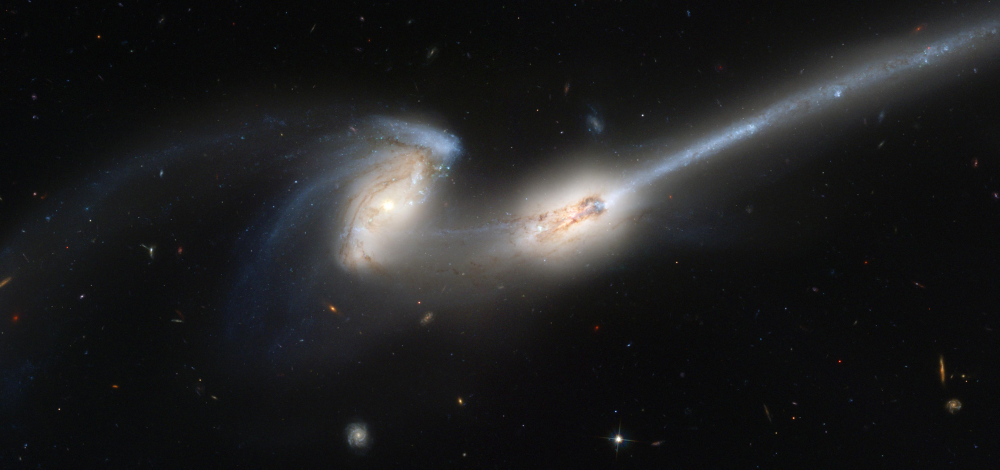
#> input picture Dataset/Galaxies/[ORIGINAL] - [NASA ID=0203049].jpg, 3000 x 1408 px, found by its file name (shown at 1/3 size); its folder holds 4 pictures in this run
$ python image_utils.py
#> lines starting #> are read from the running program, lines starting #| are printed output that depends on the picture
from PIL import Image, ImageFile, ImageOps
from pathlib import Path
import os
import math
import shutil


def resize_image(img_path: Path, out_img_path: Path, width: int, height: int) -> None:
#> called with width = 750, height = 750
    image = Image.open(img_path)
#> image is the input picture: PIL image 3000x1408 RGB; mean R, G, B 31, 31.2, 32.1

    # NOTE: Formatting the file name for better clarity
    out_path = out_img_path.with_name(file.name.replace('[ORIGINAL]', '[RESIZED]'))

    resized_image = image.resize((width, height))
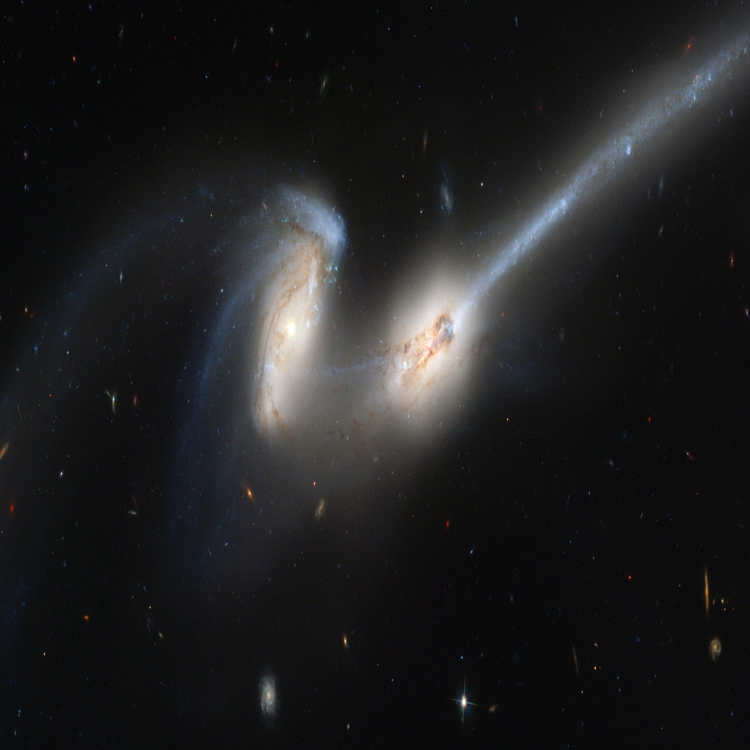
#> resized_image: PIL image 750x750 RGB; mean R, G, B 31, 31.2, 32.1
    resized_image.save(out_path)


def rotate_image(img_path: Path, out_img_path: Path) -> None:
    image = Image.open(img_path)

    # Rotates from 10° to 350° by a step of 10°
    for angle in range(10, 360, 10):

        # NOTE: Formatting the file name for better clarity
        out_path = out_img_path.with_name(out_img_path.name.replace('[RESIZED]', f'[ROTATED {angle}°]'))

        rotated_image = image.rotate(angle, expand=True)
        rotated_image.save(out_path)


# Código que vai pro Colab

DATASET_PATH = Path('./Dataset')
MODIFIED_DATASET_PATH = Path('./Modified Dataset')

GALAXIES_FOLDER = Path(DATASET_PATH / 'Galaxies/')
MODIFIED_GALAXIES_FOLDER = Path(MODIFIED_DATASET_PATH / 'Galaxies/')

PLANETS_FOLDER = Path(DATASET_PATH / 'Planets/')
MODIFIED_PLANETS_FOLDER = Path(MODIFIED_DATASET_PATH / 'Planets/')


should_resize: int = len(os.listdir(GALAXIES_FOLDER))
resized_count: int = 0
# NOTE: Resizes all galaxies images from 'Dataset/Galaxies' to 'Modified Dataset/Galaxies'
for file in os.listdir(GALAXIES_FOLDER):
    file = Path(file)

    resize_image(
        img_path=Path(GALAXIES_FOLDER / file),
        out_img_path=Path(MODIFIED_GALAXIES_FOLDER / file),
        width=750,
        height=750,
    )

    resized_count += 1
    print(f'Successfully resized:   {file.name}!')

else:
    print(f'\n[INFO] - - -> Resized a total of: {resized_count} files. Should have resized: {should_resize} files.\n')
#> pass 2 of the loop `for file in os.listdir(GALAXIES_FOLDER):`:
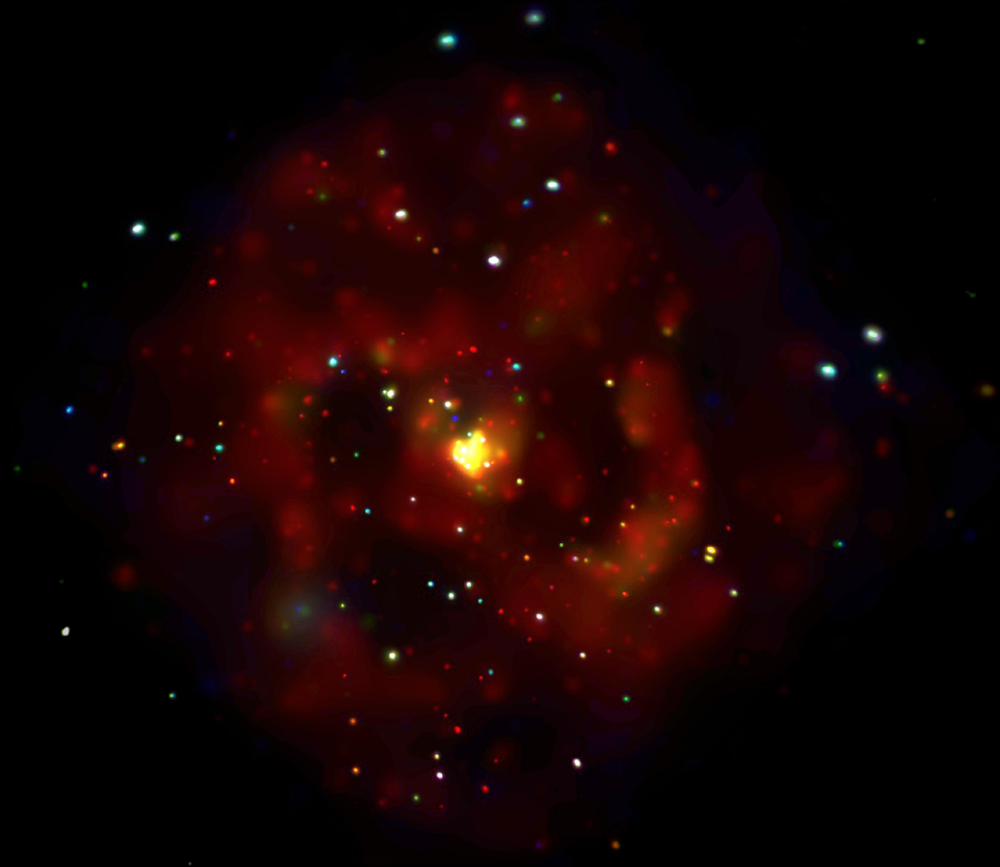
#> input picture Dataset/Galaxies/[ORIGINAL] - [NASA ID=0300606].jpg, 3000 x 2600 px, found by its file name (shown at 1/3 size)
#> in resize_image, image is the input picture: PIL image 3000x2600 RGB; mean R, G, B 21.8, 3.6, 3.4
#> in resize_image (call 2), `resized_image = image.resize((width, height))`:
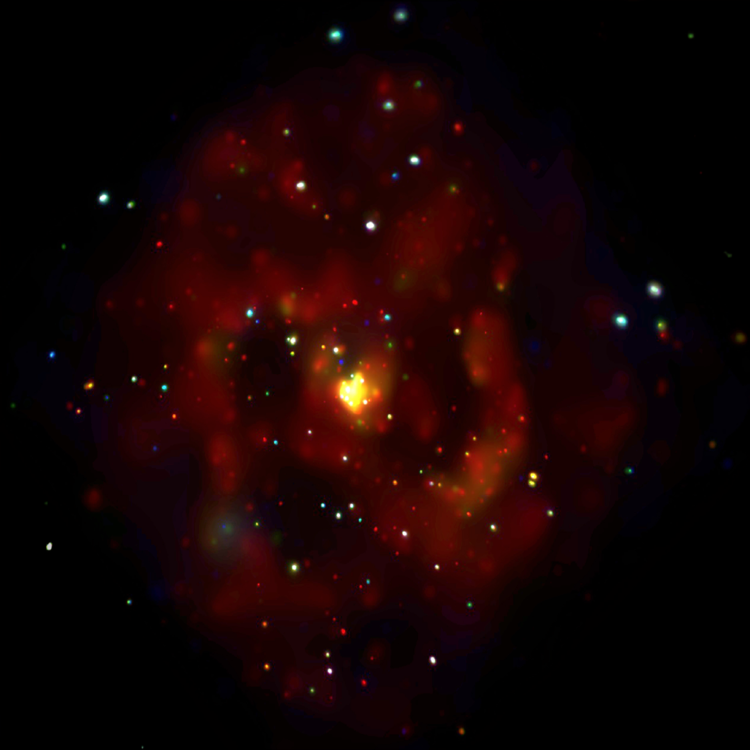
#> resized_image: PIL image 750x750 RGB; mean R, G, B 21.8, 3.6, 3.4
#> pass 3 of the loop `for file in os.listdir(GALAXIES_FOLDER):`:
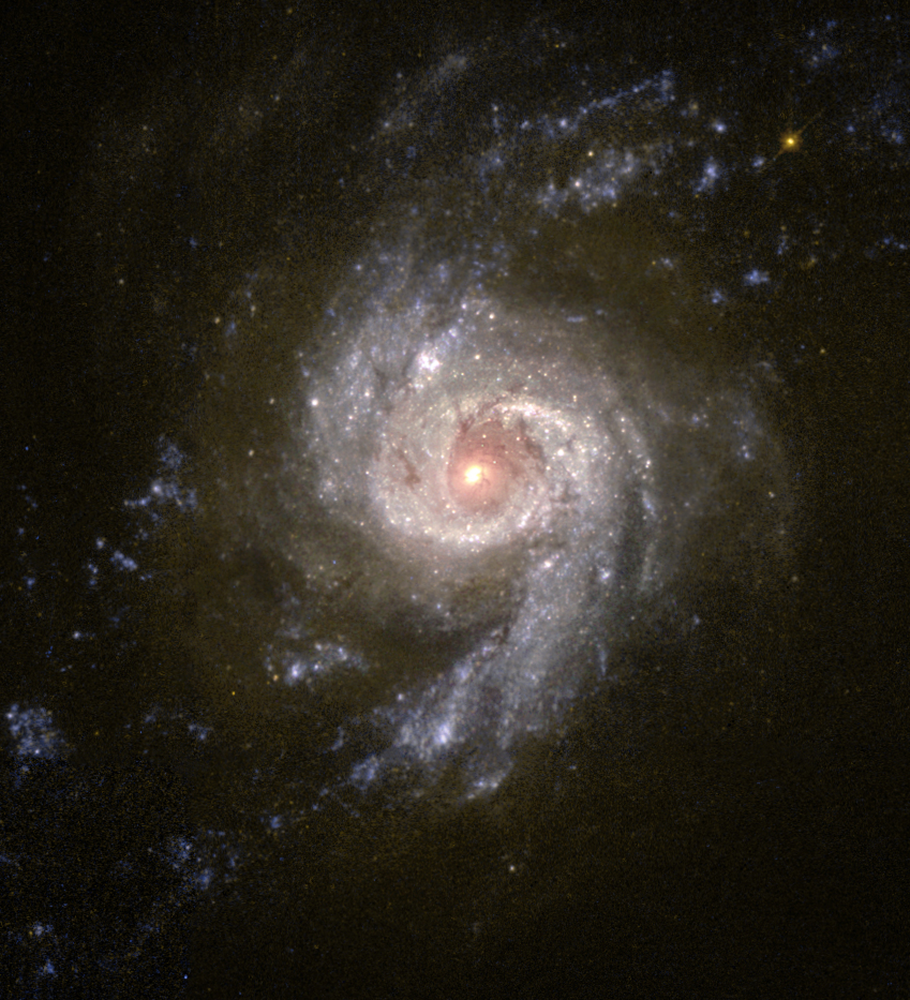
#> input picture Dataset/Galaxies/[ORIGINAL] - [NASA ID=0300725].jpg, 2730 x 3000 px, found by its file name (shown at 1/3 size)
#> in resize_image, image is the input picture: PIL image 2730x3000 RGB; mean R, G, B 44.3, 39.9, 32
#> in resize_image (call 3), `resized_image = image.resize((width, height))`:
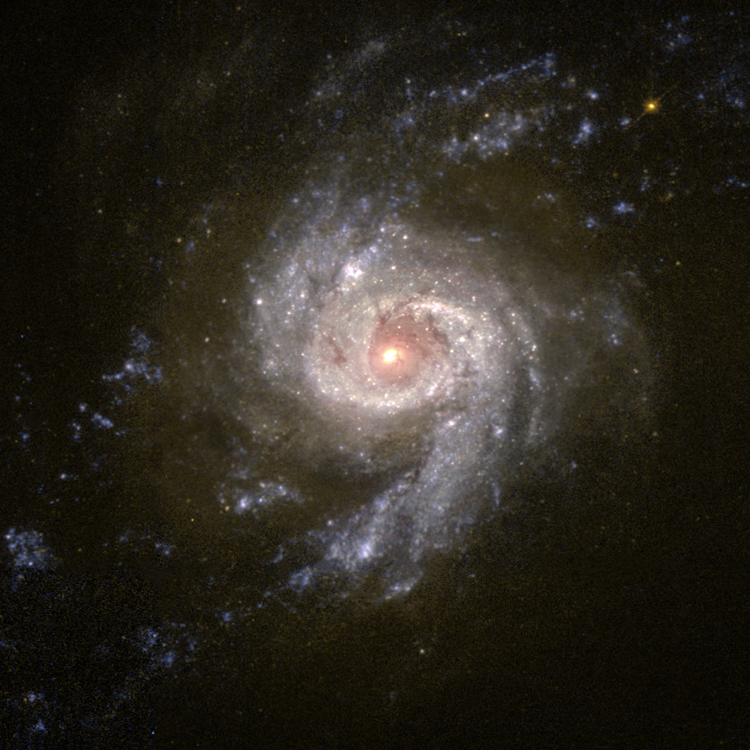
#> resized_image: PIL image 750x750 RGB; mean R, G, B 44.3, 39.9, 32
#> the loop made 4 passes; the first 3 are shown


#> (the run stopped early here; a loop or call above may not have finished)
